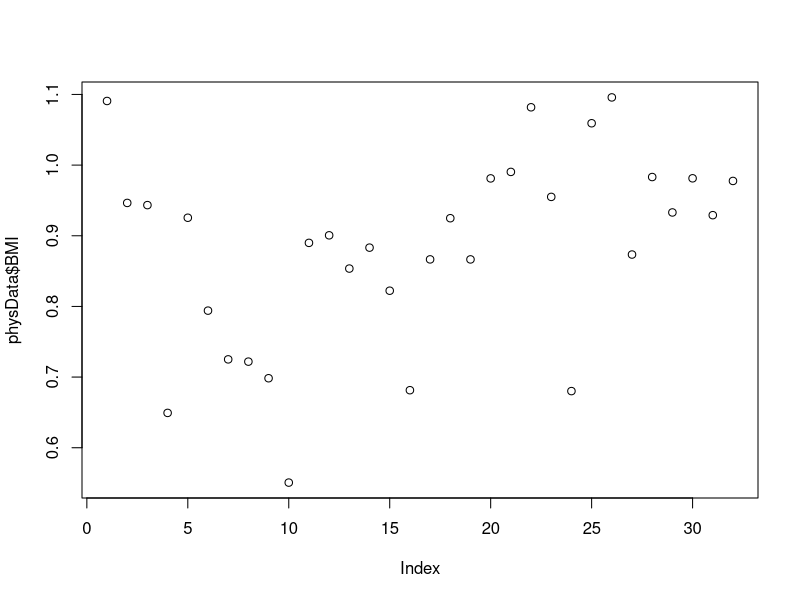
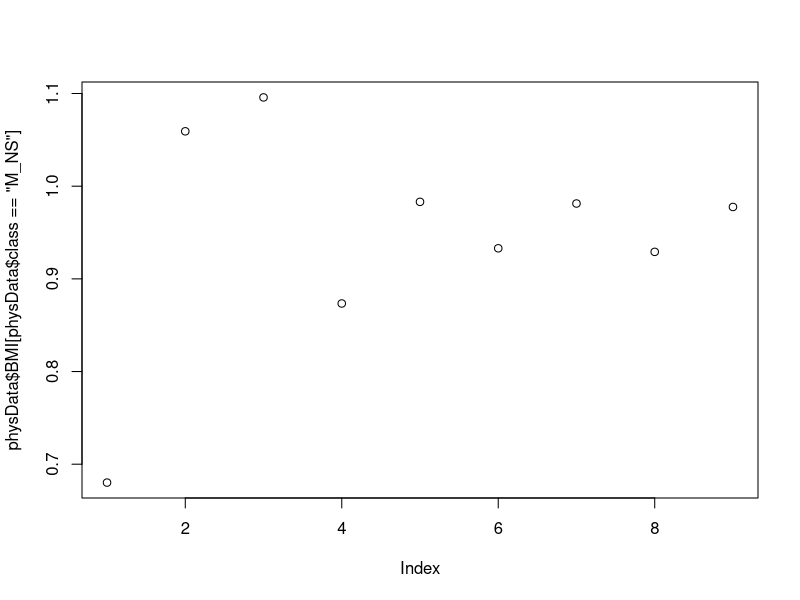

Write the R code that produced these figures, in order.
# Import the data
physData = read.csv("EpomophorusPhysiology_2015.csv");


# First look at linear correlation between the variables
plot( physData$BMI )
plot( physData$BMI[ physData$class == "M_NS"] )
